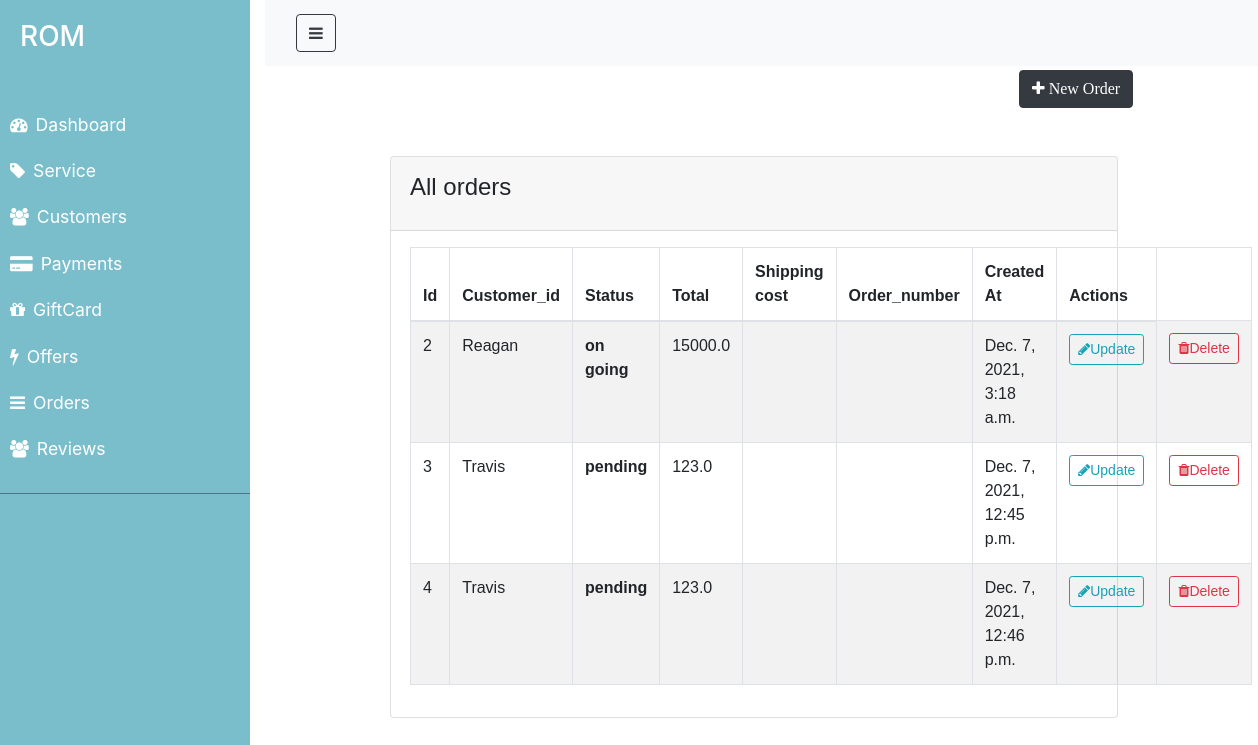
/orders/, run on an earlier commit of the app's database.
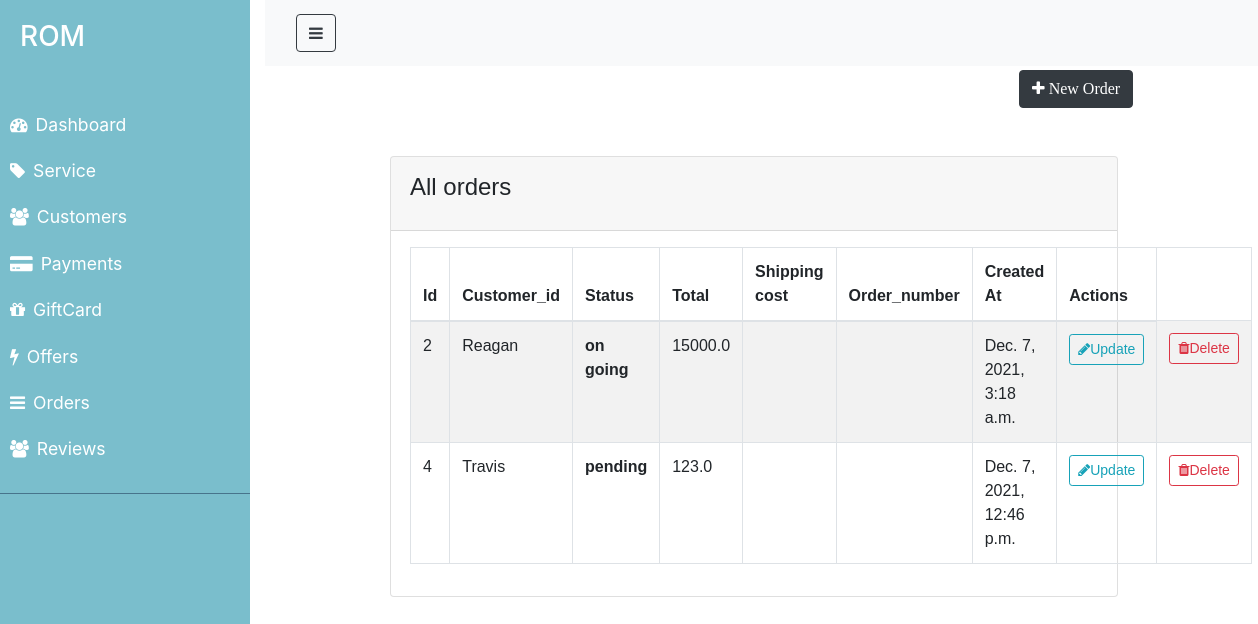
And on a later commit of the database.
### ROM/models.py (models this page shows, shortened)
class Order(models.Model):
    STATUS=(
        ('pending', 'pending'),
        ('on going', 'on going'),
        ('completed','completed'),
    )
    customer_id=models.ForeignKey('Customer',on_delete=models.CASCADE,blank=True,null=True)
    service_id=models.ForeignKey('Service',on_delete=models.CASCADE,blank=True,null=True)
    status=models.CharField(max_length=100, null=False, blank=False, choices=STATUS)
    total=models.FloatField(null= False, blank= True)
    created_at=models.DateTimeField(auto_now_add=True)
    updated_at= models.DateTimeField(auto_now=True)

class Customer(models.Model):
    name=models.CharField(max_length=100, null=False, blank=False)
    email=models.CharField(max_length=100, null=False, blank=False)
    phone_number=models.IntegerField(null= True, blank= True)
    created_at=models.DateTimeField(auto_now_add=True)
    def __str__(self):
        return self.name

### ROM/views.py (the view)
# urls.py: path('orders/', views.getOrders, name="order_list"),
def getOrders(request):
   order = Order.objects.all()
   return render(request, 'ROM/admin/order.html', {'order': order})

### ROM/templates/ROM/admin/order.html (shortened to what this page needs)
{% extends 'ROM/admin/layouts/admin_master.html' %}
{% block content %}
<div class="container">
    <div class="row my-5">
        <a href="#" class="btn btn-dark ml-auto" >
            <i class ="fa fa-plus" aria-hidden="true"> New Order </i>
        </a>
    </div>
    <div class="row justify-content-center my-5">
        <div class="col-lg-12">
            <div class="card">
                <div class="card-header">
                    <h4 class="card-title">All orders</h4>
                </div>
                <div class="card-body">
                    <table class="table table-hover table-bordered table-striped">
                        <thead>
                            <tr>
                                <th>Id</th>
                                <th>Customer_id</th>
                                <th>Status</th>
                                <th>Total</th>
                                <th>Shipping cost</th>
                                <th>Order_number</th>
                                <th>Created At</th>
                                <th>Actions</th>
                            </tr>
                        </thead>
                        <tbody>
                            {% for order in order %}
                               <tr>
                                   <td>{{order.id}}</td>
                                   <td>{{order.customer_id}}</td>
                                   <th>{{order.status}}</th>
                                   <td>{{order.total}}</td>
                                   <td>{{order.shipping_cost}}</td>
                                   <td>{{order.order_number}}</td>
                                   <td>{{order.created_at}}</td>
                                    <td><a class="btn btn-sm btn-outline-info" href="{% url 'update_order' order.id %}"><i class="fa fa-pencil" aria-hidden="true"></i>Update </a></td>
                                    <td><a class="btn btn-sm btn-outline-danger" href="{% url 'delete_order' order.id %}"><i class="fa fa-trash" aria-hidden="true"></i>Delete</a></td>
                               </tr>
                            {% endfor %}
                        </tbody>
                    </table>
                </div>
            </div>
        </div>
    </div>
</div>
{% endblock %}

What changed in the data, as far as the page shows it:
removed Order: id "3", customer_id "Travis", status "pending", total "123.0", created_at "Dec. 7, 2021, 12:45 p.m."
